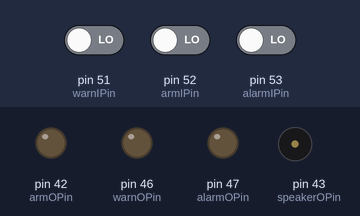
Bench run of a sketch on a simulated Arduino Mega 2560, built with avr-gcc and run on an emulated ATmega2560. Parts: output pins drawn as LEDs (lit = HIGH), buzzer (waves = sounding). Dashed ring = blinking. Inputs (shaded band) come from the test bench; at power-on: pin 52 (armIPin) LOW, pin 51 (warnIPin) LOW, pin 53 (alarmIPin) LOW.

Above: at 1.2 s.
1.3 s: pin 52 (armIPin) driven HIGH
At 1.43 s:
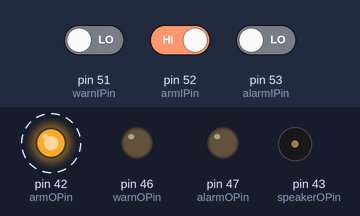
4.3 s: pin 51 (warnIPin) driven HIGH
At 5.7 s:
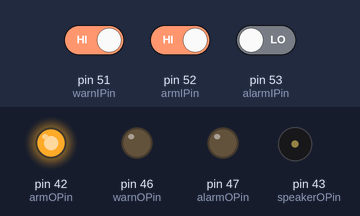
7.3 s: pin 53 (alarmIPin) driven HIGH
At 8.25 s:
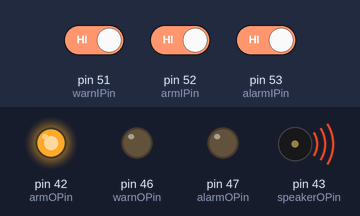
Timing chart, 0 to 16.3 s (numbered marks = the images above; inputs shaded):
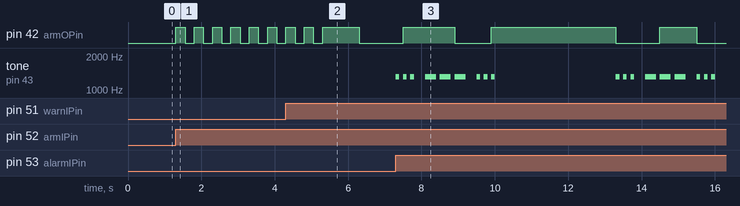

The sketch:

CarAlarm.ino
```cpp
/*
 Car Alarm
*/

/*
  SOS signal

  Created by Vaidotas on 4/16/2012.
  Copyright (c) 2012 http://www.instructables.com/id/Arduino-SOS-signal-with-8ohms-speaker-LED-blinki/
*/
/*
 	C	C#	D	Eb	E	F	F#	G	G#	A	Bb	B
0	16.35	17.32	18.35	19.45	20.60	21.83	23.12	24.50	25.96	27.50	29.14	30.87
1	32.70	34.65	36.71	38.89	41.20	43.65	46.25	49.00	51.91	55.00	58.27	61.74
2	65.41	69.30	73.42	77.78	82.41	87.31	92.50	98.00	103.8	110.0	116.5	123.5
3	130.8	138.6	146.8	155.6	164.8	174.6	185.0	196.0	207.7	220.0	233.1	246.9
4	261.6	277.2	293.7	311.1	329.6	349.2	370.0	392.0	415.3	440.0	466.2	493.9
5	523.3	554.4	587.3	622.3	659.3	698.5	740.0	784.0	830.6	880.0	932.3	987.8
6	1047	1109	1175	1245	1319	1397	1480	1568	1661	1760	1865	1976
7	2093	2217	2349	2489	2637	2794	2960	3136	3322	3520	3729	3951
8	4186	4435	4699	4978	5274	5588	5920	6272	6645	7040	7459	7902
*/

// Arm/disarm variables
boolean armed = false;
boolean lastButton = LOW;
boolean currentButton = LOW;
const int armIPin = 52;
const int armOPin = 42;
// Armed led blink timer
long previousMS = 0;
const long armedBlinkInterval = 1000;
boolean armedLedState = LOW;

// Sensor input
const int warnIPin = 51;
const int alarmIPin = 53;

// feedback
const int warnOPin = 46;
const int alarmOPin = 47;
const int speakerOPin = 43;

// speaker notes
const int warnNote = 830;  //G#5
const int alarmNote = 1316; //E6

void setup() {
  pinMode(armIPin, INPUT);
  pinMode(armOPin, OUTPUT);
  pinMode(warnIPin, INPUT);
  pinMode(alarmIPin, INPUT);
  pinMode(warnOPin, OUTPUT);
  pinMode(alarmOPin, OUTPUT);
  pinMode(speakerOPin, OUTPUT);
}

void loop() {
  updateArmed();
  updateArmedLed();
  if (armed) {
    // Check the warn sensor
    // Note: warn default state is strangely inverted
    if (!digitalRead(warnIPin)) {
      activateWarning();
    } else {
      digitalWrite(warnOPin, LOW);
    }
    // Check the alarm sensor
    if (digitalRead(alarmIPin)) {
      for (int i=0; i < 1; i++) {
        threeDots();
        threeDashes();
        threeDots();
        delay(3000);
      }
    }
  }
}

void activateWarning() {
  for (int i=0; i < 10; i++) {
    // Exit if the alarm gets triggered. We do not want
    // to continue the warning if the alarm is triggered
    if (digitalRead(alarmIPin)) {
      return;
    }
    updateArmedLed();
    digitalWrite(warnOPin, HIGH);
    tone(speakerOPin, warnNote, 100);
    digitalWrite(warnOPin, LOW);
    delay(200);
    noTone(speakerOPin);
  }
}

boolean debounce(boolean last) {
  boolean current = digitalRead(armIPin);
  if (last != current) {
    delay(5);
    current = digitalRead(armIPin);
  }
  return current;
}

// three short signals
void threeDots()
{
  for (int i=0; i<3; i++){
    updateArmedLed();
    digitalWrite(alarmOPin, HIGH);
    tone(speakerOPin, alarmNote, 100);
    digitalWrite(alarmOPin, LOW);
    delay(200);
    noTone(speakerOPin);
  }
  updateArmedLed();
  delay(200);
}

// three long signals
void threeDashes()
{
  for (int i=0; i<3; i++){
    updateArmedLed();
    digitalWrite(alarmOPin, HIGH);
    tone(speakerOPin, alarmNote, 300);
    digitalWrite(alarmOPin, LOW);
    updateArmedLed();
    delay(400);
    noTone(speakerOPin);
  }
  updateArmedLed();
  delay(200);
}

// Check for changes in the alarm state
void updateArmed() {
  currentButton = debounce(lastButton);
  if (lastButton == LOW && currentButton == HIGH) {
    armed = !armed;
    // Simulate 4 second delay of alarm sensors
    if (armed) {
      for (int i=0; i< 8; i++) {
        digitalWrite(armOPin, HIGH);
        delay(250);
        digitalWrite(armOPin, LOW);
        delay(250);
      }
      // reset the blink timer
      previousMS = millis();
      armedLedState = HIGH;
    }
  }
  lastButton = currentButton;
}

// We need to be able to blink the armed led even if the
// Alarm is going off
void updateArmedLed() {
  if (armed) {
      unsigned long currentMS = millis();
      if (currentMS - previousMS > armedBlinkInterval) {
        // Save the last time the led was blinked
        previousMS = currentMS;
        // toggle the led state
        if (armedLedState == LOW)
          armedLedState = HIGH;
        else
          armedLedState = LOW;
      }
  } else {
    armedLedState = LOW;
  }
  digitalWrite(armOPin, armedLedState);
}
```

Measured:
- after the input at 1.3 s, pin 42 (armOPin): alternates HIGH for 0.25 s and LOW for 0.25 s, starting at once
- after the input at 4.3 s, tone on pin 43 (speakerOPin): stops changing and stays silent
- after the input at 7.3 s, tone on pin 43 (speakerOPin): plays 1316 Hz for 0.10 s, 1316 Hz for 0.10 s, 1316 Hz for 0.10 s, 1316 Hz for 0.30 s, 1316 Hz for 0.30 s, 1316 Hz for 0.30 s … (18 notes in this stretch), starting at once
